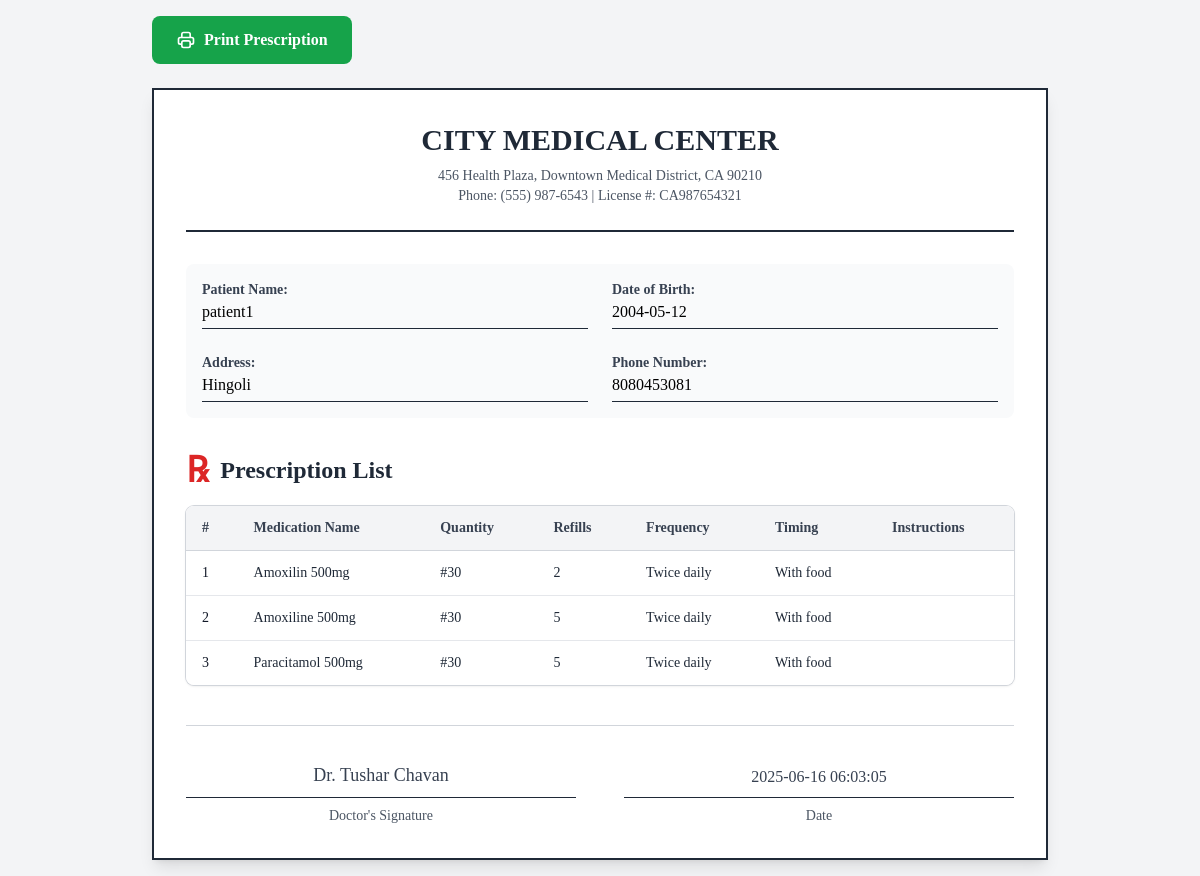
Page /prescription/2/1 (signed in) on the committed database.
### tables this page shows
CREATE TABLE users (
            id INTEGER PRIMARY KEY AUTOINCREMENT,
            full_name TEXT NOT NULL,
            username TEXT NOT NULL,
            phone_number TEXT NOT NULL,
            address TEXT NOT NULL,
            dob TEXT NOT NULL,
            gender TEXT NOT NULL,
            bio TEXT,
            email TEXT UNIQUE NOT NULL,
            role TEXT NOT NULL,
            password TEXT NOT NULL
        );

### app.py (the view)
@app.route("/prescription/<int:patient_id>/<int:record_id>")
def view_prescription(patient_id, record_id):
    conn = sqlite3.connect("prescription.db")
    conn.row_factory = sqlite3.Row
    cursor = conn.cursor()
    table_name = f"prescription_patient_{patient_id}"
    try:
        cursor.execute(f"""
            SELECT medication_name, MAX(quantity) AS quantity, MAX(refills) AS refills,
                MAX(frequency) AS frequency, MAX(timing) AS timing, MAX(additional_instructions) AS additional_instructions,
                MAX(created_at) AS created_at,doctor_id
            FROM {table_name}
            WHERE record_id = ?
            GROUP BY medication_name
        """, (record_id,))
        prescriptions = cursor.fetchall()
        doctor_id = prescriptions[0]["doctor_id"] if prescriptions else None
        date = prescriptions[0]["created_at"] if prescriptions else None
    except sqlite3.OperationalError:
        return "Prescription table not found", 404
    finally:
        conn.close()
    patient_conn = sqlite3.connect("database.db")
    patient_conn.row_factory = sqlite3.Row
    patient_cursor = patient_conn.cursor()
    patient_cursor.execute("SELECT * FROM users WHERE id = ?", (patient_id,))
    patient_details = patient_cursor.fetchone()
    patient_cursor.execute("SELECT full_name FROM users WHERE id = ?",(doctor_id,))
    doctor_details = patient_cursor.fetchone()
    patient_conn.close()
    return render_template("Doctor/doctor_prescription.html",date = date, doctor=doctor_details, patient = patient_details, prescriptions=prescriptions)

### templates/Doctor/doctor_prescription.html (shortened to what this page needs)
<!DOCTYPE html>
<html lang="en">
<head>
  <script src="https://cdn.tailwindcss.com"></script>
</head>
<body class="bg-gray-100 p-4 font-serif">
  <div class="max-w-4xl mx-auto">
    <div class="no-print flex gap-4 mb-6">
      <button onclick="window.print()" class="bg-green-600 hover:bg-green-700 text-white font-bold py-3 px-6 rounded-lg flex items-center gap-2 transition-colors">
        Print Prescription
      </button>
    </div>
    <div class="bg-white border-2 border-gray-800 p-8 shadow-lg print:shadow-none print:border-black">
      <div class="text-center border-b-2 border-gray-800 pb-6 mb-8">
        <h1 class="text-3xl font-bold text-gray-800 mb-2">CITY MEDICAL CENTER</h1>
        <p class="text-sm text-gray-600">456 Health Plaza, Downtown Medical District, CA 90210</p>
        <p class="text-sm text-gray-600">Phone: (555) 987-6543 | License #: CA987654321</p>
      </div>
      <div class="grid grid-cols-1 md:grid-cols-2 gap-6 mb-8 bg-gray-50 p-4 rounded-lg">
        <div>
          <label class="block text-sm font-bold text-gray-700">Patient Name:</label>
          <div class="border-b border-gray-800 pb-1 text-base font-medium">{{patient.full_name}}</div>
        </div>
        <div>
          <label class="block text-sm font-bold text-gray-700">Date of Birth:</label>
          <div class="border-b border-gray-800 pb-1 text-base font-medium">{{patient.dob}}</div>
        </div>
        <div>
          <label class="block text-sm font-bold text-gray-700">Address:</label>
          <div class="border-b border-gray-800 pb-1 text-base font-medium">{{patient.address}}</div>
        </div>
        <div>
          <label class="block text-sm font-bold text-gray-700">Phone Number:</label>
          <div class="border-b border-gray-800 pb-1 text-base font-medium">{{patient.phone_number}}</div>
        </div>
      </div>
      <div class="mb-10">
        <div class="flex items-center mb-4">
          <div class="text-4xl text-red-600 font-bold mr-3 select-none">℞</div>
          <h2 class="text-2xl font-semibold text-gray-800">Prescription List</h2>
        </div>
        <div class="overflow-x-auto rounded-lg shadow ring-1 ring-gray-300">
          <table class="min-w-full divide-y divide-gray-300 bg-white">
            <thead class="bg-gray-100">
              <tr class="text-left text-sm font-semibold text-gray-700">
                <th class="px-4 py-3">#</th>
                <th class="px-4 py-3">Medication Name</th>
                <th class="px-4 py-3">Quantity</th>
                <th class="px-4 py-3">Refills</th>
                <th class="px-4 py-3">Frequency</th>
                <th class="px-4 py-3">Timing</th>
                <th class="px-4 py-3">Instructions</th>
              </tr>
            </thead>
            <tbody class="divide-y divide-gray-200 text-sm">
              {% for prescription in prescriptions %}
              <tr class="hover:bg-gray-50">
                <td class="px-4 py-3 font-medium text-gray-900">{{ loop.index }}</td>
                <td class="px-4 py-3 text-gray-800">{{ prescription.medication_name }}</td>
                <td class="px-4 py-3 text-gray-800">#{{ prescription.quantity }}</td>
                <td class="px-4 py-3 text-gray-800">{{ prescription.refills }}</td>
                <td class="px-4 py-3 text-gray-800">{{ prescription.frequency }}</td>
                <td class="px-4 py-3 text-gray-800">{{ prescription.timing }}</td>
                <td class="px-4 py-3 text-gray-800">{{ prescription.additional_instructions }}</td>
              </tr>
              {% endfor %}
            </tbody>
          </table>
        </div>
      </div>
      <div class="grid grid-cols-1 md:grid-cols-2 gap-12 pt-6 border-t border-gray-300">
        <div class="text-center">
          <div class="border-b border-gray-800 h-12 mb-2 flex items-end justify-center">
            <span class="text-lg text-gray-700 pb-2">Dr. {{doctor.full_name}}</span>
          </div>
          <p class="text-sm text-gray-600">Doctor's Signature</p>
        </div>
        <div class="text-center">
          <div class="border-b border-gray-800 h-12 mb-2 flex items-end justify-center">
            <span class="text-base text-gray-700 pb-2">{{ date}}</span>
          </div>
          <p class="text-sm text-gray-600">Date</p>
        </div>
      </div>
    </div>
  </div>
</body>
</html>

### rows in the picture
users: full_name "patient1", dob "2004-05-12", address "Hingoli", phone_number "8080453081"
users: full_name "Tushar Chavan"

### other values in the picture
{{ prescription.medication_name }} "Amoxilin 500mg" "Amoxiline 500mg" "Paracitamol 500mg"
{{ prescription.quantity }} "30" "30" "30"
{{ prescription.refills }} "2" "5" "5"
{{ prescription.frequency }} "Twice daily" "Twice daily" "Twice daily"
{{ prescription.timing }} "With food" "With food" "With food"
{{ date }} "2025-06-16 06:03:05"
